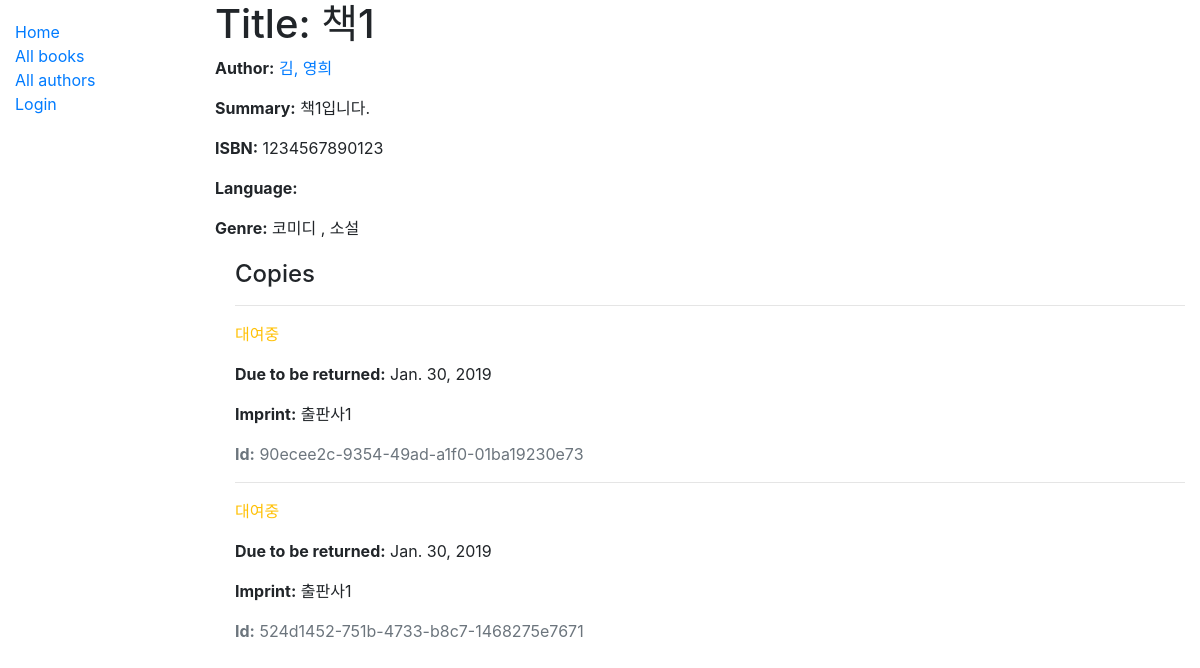
/catalog/book/1, run on the app's committed database.
### catalog/models.py (models this page shows, shortened)
class Book(models.Model):
    title = models.CharField(max_length=200)
    author = models.ForeignKey("Author", on_delete=models.SET_NULL, null=True)
    summary = models.TextField(
        max_length=1000,
        help_text="책의 설명을 입력하세요")
    isbn = models.CharField(
        "ISBN",
        max_length=13,
        help_text="13자리 ISBN을 입력하세요")
    genre = models.ManyToManyField(Genre, help_text="책의 장르를 고르세요")
    def display_genre(self):
        return ", ".join(genre.name for genre in self.genre.all())
    display_genre.short_decription = "Genre"

class Author(models.Model):
    first_name = models.CharField(max_length=100)
    last_name = models.CharField(max_length=100)
    date_of_birth = models.DateField(null=True, blank=True)
    date_of_death = models.DateField("Died", null=True, blank=True)
    class Meta:
        ordering = ["last_name", "first_name"]
    def __str__(self):
        return f"{self.last_name}, {self.first_name}"

class Genre(models.Model):
    name = models.CharField(
        max_length=200,
        help_text="책의 장르를 입력하세요(ex:소설)")
    def __str__(self):
        return self.name

class BookInstance(models.Model):
    id = models.UUIDField(
        primary_key=True,
        default = uuid.uuid4,
        help_text="도서의 고유번호"
    )
    book = models.ForeignKey("Book", on_delete=models.SET_NULL, null=True)
    imprint = models.CharField(max_length = 200)
    due_back = models.DateField(null=True, blank=True)
    LOAN_STATUS = (
        ("m", "작업중"),
        ("o", "대여중"),
        ("a", "대출가능"),
        ("r", "예약됨")
    )
    status = models.CharField(
        max_length = 1,
        choices = LOAN_STATUS,
        blank = True,
        default = "m",
        help_text = "책의 상태"
    )
    borrower = models.ForeignKey(User, on_delete=models.SET_NULL, null=True, blank=True)
    class Meta:
        ordering = ["due_back"]
        permissions = (("can_mark_returned", "Set book as returned"),)

### catalog/views.py (the view)
# urls.py: path('book/<int:pk>', views.BookDetailView.as_view(), name='book-detail'),
class BookDetailView(generic.DetailView):
    model = Book

### catalog/templates/catalog/book_detail.html
{% extends "base_generic.html" %}
{% block content %}
  <h1>Title: {{ book.title }}</h1>
  <p><strong>Author:</strong> <a href="">{{ book.author }}</a></p>
  <p><strong>Summary:</strong> {{ book.summary }}</p>
  <p><strong>ISBN:</strong> {{ book.isbn }}</p>
  <p><strong>Language:</strong> {{ book.language }}</p>
  <p><strong>Genre:</strong>
    {% for genre in book.genre.all %}
        {{ genre }}
        {% if not forloop.last %},
        {% endif %}
    {% endfor %}
</p>
  <div style="margin-left:20px;margin-top:20px">
    <h4>Copies</h4>
    {% for copy in book.bookinstance_set.all %}
      <hr>
      <p class="{% if copy.status == 'a' %}text-success{% elif copy.status == 'm' %}text-danger{% else %}text-warning{% endif %}">{{ copy.get_status_display }}</p>
      {% if copy.status != 'a' %}
        <p><strong>Due to be returned:</strong> {{copy.due_back}}</p>
      {% endif %}
      <p><strong>Imprint:</strong> {{copy.imprint}}</p>
      <p class="text-muted"><strong>Id:</strong> {{copy.id}}</p>
    {% endfor %}
  </div>
{% endblock %}

### catalog/templates/base_generic.html (shortened to what this page needs)
<!DOCTYPE html>
<html lang="en">
<head>
  <link rel="stylesheet" href="https://stackpath.bootstrapcdn.com/bootstrap/4.1.3/css/bootstrap.min.css"
>
  {% load static %}
  <link rel="stylesheet" href="{% static 'css/styles.css' %}">
</head>
<body>
  <div class="container-fluid">
    <div class="row">
      <div class="col-sm-2">
        {% block sidebar %}
        <ul class="sidebar-nav">
          <li><a href="{% url 'index' %}">Home</a></li>
          <li><a href="{% url 'books' %}">All books</a></li>
          <li><a href="{% url 'authors' %}">All authors</a></li>
          {% if user.is_authenticated %}
          <li>User: {{ user.get_username }}</li>
          <li><a href="{% url 'my-borrowed' %}">My Borrowed</a></li>
          <li><a href="{% url 'logout'%}?next={{request.path}}">Logout</a></li>
          {% else %}
          <li><a href="{% url 'login'%}?next={{request.path}}">Login</a></li>
          {% endif %}
        </ul>
        {% endblock %}
      </div>
      <div class="col-sm-10 ">
        {% block content %}
        {% endblock %}
      </div>
    </div>
  </div>
</body>
</html>

### catalog/static/css/styles.css (style rules this page uses)
.sidebar-nav { margin-top: 20px; padding: 0; list-style: none; }

### data on the page
Book: title "책1", author "김, 영희", summary "책1입니다.", isbn "1234567890123"
Genre: name "코미디"
Genre: name "소설"
BookInstance: status "대여중", due_back "Jan. 30, 2019", imprint "출판사1", id "90ecee2c-9354-49ad-a1f0-01ba19230e73"
BookInstance: status "대여중", due_back "Jan. 30, 2019", imprint "출판사1", id "524d1452-751b-4733-b8c7-1468275e7671"
